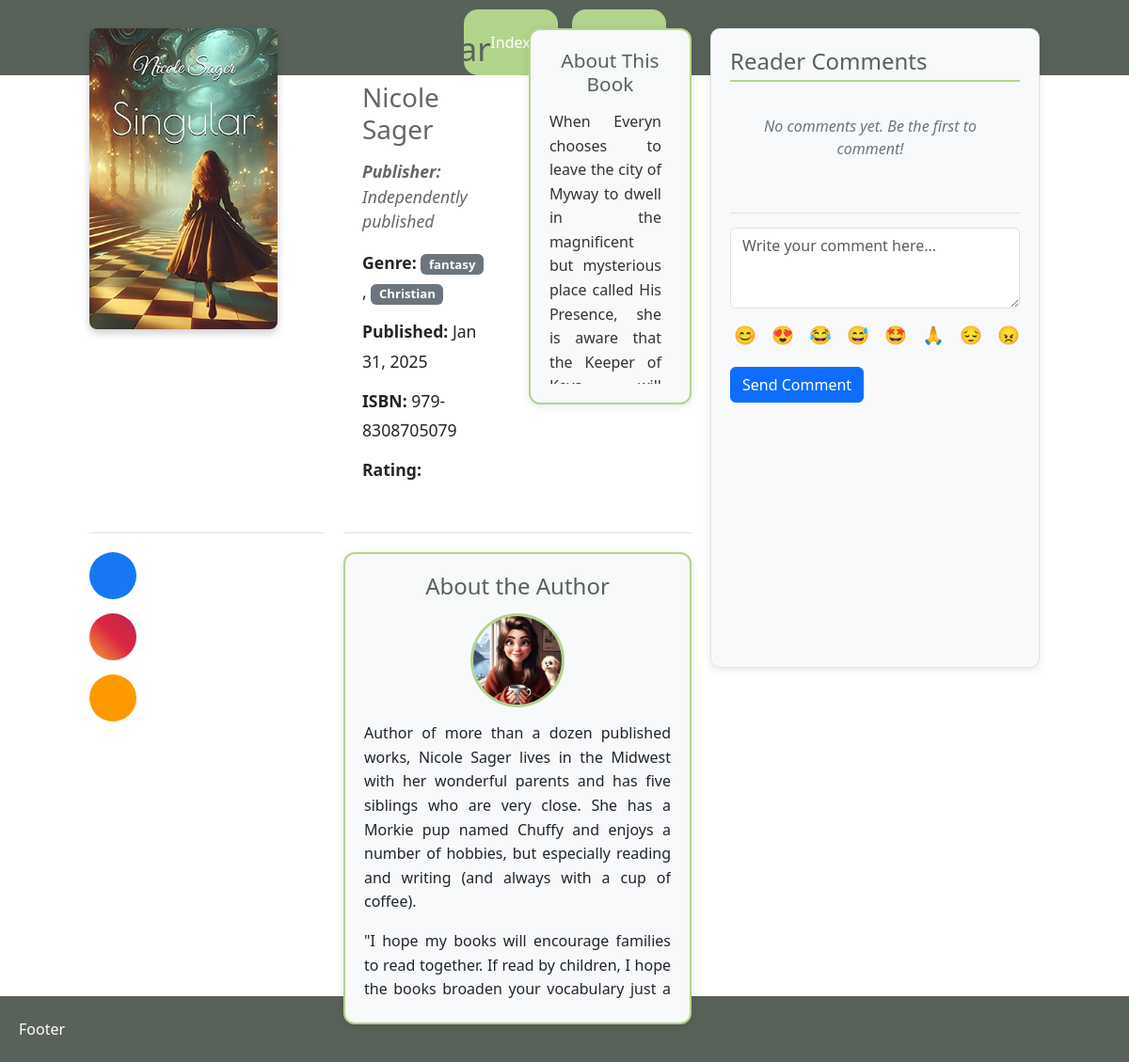
The page /projectcv/1/book_detail/ on the database its author committed.
### projectcv/models.py (models this page shows, shortened)
class Book(models.Model):
    title= models.CharField(max_length=250)
    author= models.CharField(max_length=150)
    publisher = models.CharField(max_length=150, null=True, blank=True)
    genre = models.ManyToManyField(Genre, blank=True)
    tags = models.ManyToManyField(Tag)
    rating = models.IntegerField(null=True, blank=True, choices=[(i, i) for i in range(1, 6)]) # range marks 1-5
    image = models.ImageField(upload_to='book_covers/', null=True, blank=True)
    published_date = models.DateField(null=True, blank=True)
    ean = models.CharField(max_length=13, null=True, blank=True)
    isbn = models.CharField(max_length=17, null=True, blank=True)
    author_bio = models.TextField(null=True, blank=True)
    author_photo = models.ImageField(upload_to='author_photos/', null=True, blank=True)
    blurb = models.TextField(null=True, blank=True, help_text="Short description of the book")
    facebook_url = models.URLField(max_length=200, null=True, blank=True, help_text="Facebook page URL")
    instagram_url = models.URLField(max_length=200, null=True, blank=True, help_text="Instagram page URL")
    amazon_url = models.URLField(max_length=200, null=True, blank=True, help_text="Amazon page URL")
    class Meta:
        verbose_name = "Book"
        verbose_name_plural = "Books"

class Genre(models.Model):
    genre_name = models.CharField(max_length=100)

### projectcv/views.py (the view, shortened to what this page needs)
# urls.py: path("<int:pk>/book_detail/", views.CurrentBook.as_view(), name="book_detail"),
class CurrentBook(generic.DetailView):
    model = Book
    template_name = "projectcv/book_detail.html"
    def get(self, request, *args, **kwargs):
        try:
            book = self.get_object()
        except (Book.DoesNotExist, Http404):
            return redirect("book_index")
        return render(request, self.template_name, {"book": book})

### projectcv/templates/projectcv/book_detail.html (shortened to what this page needs)
{% extends "base.html" %}
{% load static %}
{% block content %}
<div class="book-detail-container">
    <div class="left-content">
        <div class="book-main-section">
            <div class="book-image-container">
                {% if book.image %}
                    <img src="{{ book.image.url }}" alt="Book.title" class="book-cover">
                {% else %}
                    <div class="book-placeholder">
                        <i class="fas fa-book"></i>
                        <p>No Image </p>
                    </div>
                {% endif %}
            </div>
            <div class="book-blurb-container">
                <div class="book-blurb-frame">
                    <h4>About This Book</h4>
                    {% if book.blurb %}
                        <div class="book-blurb-text">
                            {{ book.blurb|linebreaks }}
                        </div>
                    {% else %}
                        <p class="text-muted">No book description available</p>
                    {% endif %}
                </div>
            </div>
            <div class="book-details-container">
                <h1 class="book-title">{{ book.title }}</h1>
                <h3 class="book-author">{{ book.author }}</h3>
                {% if book.publisher %}
                <div class="book-publisher">
                    <strong>Publisher:</strong> {{ book.publisher }}
                </div>
                {% endif %}
                <div class="book-genre">
                    <strong>Genre:</strong>
                    {% if book.genre.all %}
                        {% for genre in book.genre.all %}
                            <span class="badge bg-secondary"> {{ genre.genre_name }}</span>
                            {% if not forloop.last %}, {% endif%}
                        {% endfor %}
                    {% else %}
                        <span class="text-muted">None</span>
                    {% endif %}
                </div>
                {% if book.published_date %}
                <div class="book-info">
                    <strong>Published:</strong> {{ book.published_date|date:"M d, Y" }}
                </div>
                {% endif %}
                {% if book.isbn %}
                <div class="book-info">
                    <strong>ISBN:</strong> {{ book.isbn }}
                </div>
                {% endif %}
                {% if book.rating %}
                <div class="book-rating">
                    <strong>Rating:</strong>
                </div>
                {% endif %}
            </div>
            <div class="social-links">
                {% if book.facebook_url %}
                    <a href="{{ book.facebook_url }}" class="social-link facebook" title="Facebook" target="_blank" rel="noopener noreferrer">
                    </a>
                {% endif %}
                {% if book.instagram_url %}
                    <a href="{{ book.instagram_url }}" class="social-link instagram" title="Instagram" target="_blank" rel="noopener noreferrer">
                    </a>
                {% endif %}
                {% if book.amazon_url %}
                    <a href="{{ book.amazon_url }}" class="social-link amazon" title="Amazon" target="_blank" rel="noopener noreferrer">
                    </a>
                {% endif %}
            </div>
            <div class="author-bio-container">
                <div class="author-bio-frame">
                    <h4>About the Author</h4>
                    {% if book.author_photo %}
                        <img src="{{ book.author_photo.url }}" alt="{{ book.author }}" class="author-photo">
                    {% else %}
                        <div class="author-photo-placeholder">
                            <i class="fas fa-user"></i>
                        </div>
                    {% endif %}
                    <div class="author-bio-text">
                        {% if book.author_bio %}
                            {{ book.author_bio|linebreaks }}
                        {% else %}
                            <p class="text-muted">No author biography available</p>
                        {% endif %}
                    </div>
                </div>
            </div>
        </div>
    </div>
    <div class="comments-section">
        <h4>Reader Comments</h4>
        <div class="comments-list">
            {% for comment in book.comments.all %}
                <div class="comment-item">
                    <div class="comment-header">
                        <strong>{{ comment.user.email| default:"Anonymous" }}</strong>
                        <span class="comment-date">{{ comment.created_at| date:"M d, Y" }}</span>
                    </div>
                    <div class="comment-text">{{ comment.content }}</div>
                </div>
            {% empty %}
                <p class="no-comments">No comments yet. Be the first to comment!</p>
            {% endfor %}
        </div>
            <div class="comment-form-container">
                <form method="post" class="comment-form">
                    <div class="form-group">
                        <textarea name="comment" placeholder="Write your comment here..." rows="3" class="form-control comment-input"></textarea>
                    </div>
                    <div class="form-actions">
                        <div class="emoji-picker">
                            <span class="emoji" data-emoji="😊">😊</span>
                            <span class="emoji" data-emoji="😍">😍</span>
                            <span class="emoji" data-emoji="😂">😂</span>
                            <span class="emoji" data-emoji="😅">😅</span>
                            <span class="emoji" data-emoji="🤩">🤩</span>
                            <span class="emoji" data-emoji="🙏">🙏</span>
                            <span class="emoji" data-emoji="😔">😔</span>
                            <span class="emoji" data-emoji="😠">😠</span>
                        </div>
                        <button type="submit" class="btn btn-primary">Send Comment</button>
                    </div>
                </form>
            </div>
        </div>
    </div>
</div>
{% endblock %}

### rows shown on the page
Book: image (picture), blurb "When Everyn chooses to leave the city of Myway to dwell in the magnificent but mysterious place called His Presence, she is aware that the Keeper of…", title "Singular", author "Nicole Sager", publisher "Independently published", published_date "Jan 31, 2025", isbn "979-8308705079", author_photo (picture), author_bio "Author of more than a dozen published works, Nicole Sager lives in the Midwest with her wonderful parents and has five siblings who are very close. She has a Morkie pup named Chuffy and enjoys a number of hobbies, but especially reading and writing (and always with a cup of coffee). \"I hope my books will encourage families to read together. If read by children, I hope the books broaden your vocabulary just a…"
Genre: genre_name "fantasy"
Genre: genre_name "Christian"
